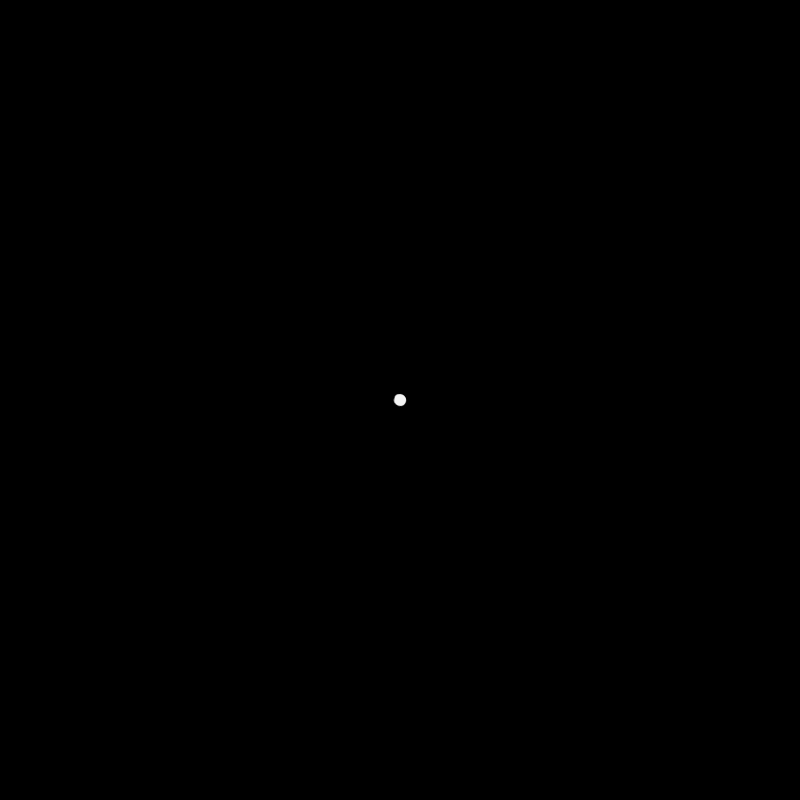
Frame 1 (no input)
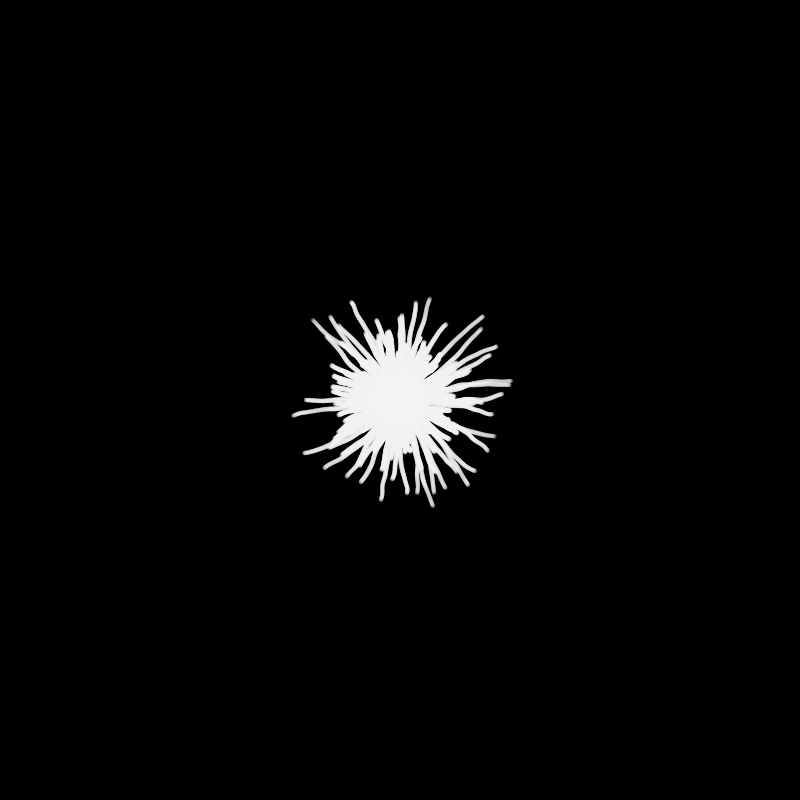
Frame 60 (no input)
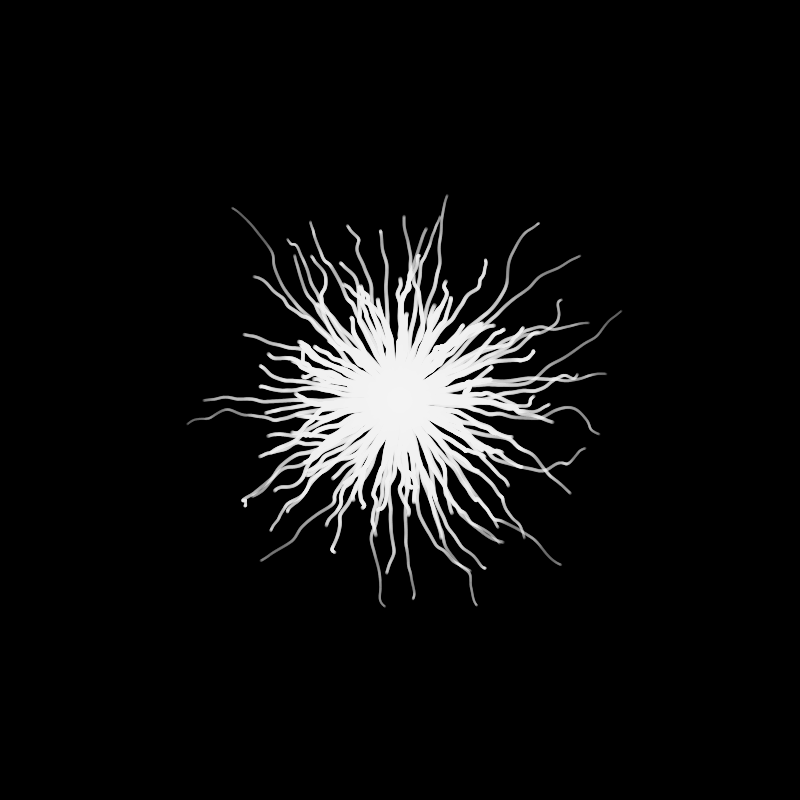
Frame 120 (the mouse pressed at the canvas centre since frame 60)

The p5.js sketch that drew these frames (run headless with seeded random() and noise() and a simulated clock; from frame 60 on, the mouse is pressed at the canvas centre):

// p5.js sketch
// ── sketch.js
var speed = 15;
var n = 120;

var numgenerations = [];
var angle = [];
var max_xmargin = [];
var max_ymargin = [];
var prev = [];
var pos = [];

function setup() {
  createCanvas(800, 800);
  background(0);
  
  for (var i = 0; i < n; i++) {
    angle.push(map(i, 0, n, 0, TWO_PI));
    numgenerations.push(int(random(3200, 7800)));    
    max_xmargin.push(random(120, 240));
    max_ymargin.push(random(120, 240));
    pos.push(createVector(0, 0));
    prev.push(createVector(0, 0));
  }
}

function draw() {
  translate(width/2, height/2);

  for (var i = 0; i < n; i++) {
    for (var s = 0; s < speed; s++) {
      var t = map(speed * frameCount + s, 0, numgenerations[i], 0, 1);
      if (t > 1.0) continue; 
      var rad = lerp(0, 400, t);
      pos[i].x = rad * cos(angle[i]) + lerp(0, max_xmargin[i], t) * (noise(15*i+0.001*(frameCount*speed+s)) - 0.5);
      pos[i].y = rad * sin(angle[i]) + lerp(0, max_ymargin[i], t) * (noise(25*i+0.001*(frameCount*speed+s)) - 0.5);
      stroke(255, lerp(20, 0, t));      
      strokeWeight(lerp(6, 0, t));
      stroke(255, lerp(20, 0, t));      
      strokeWeight(lerp(6, 0, t));
      line(prev[i].x, prev[i].y, pos[i].x, pos[i].y);
      prev[i].x = pos[i].x;
      prev[i].y = pos[i].y;
    }
  }
}
